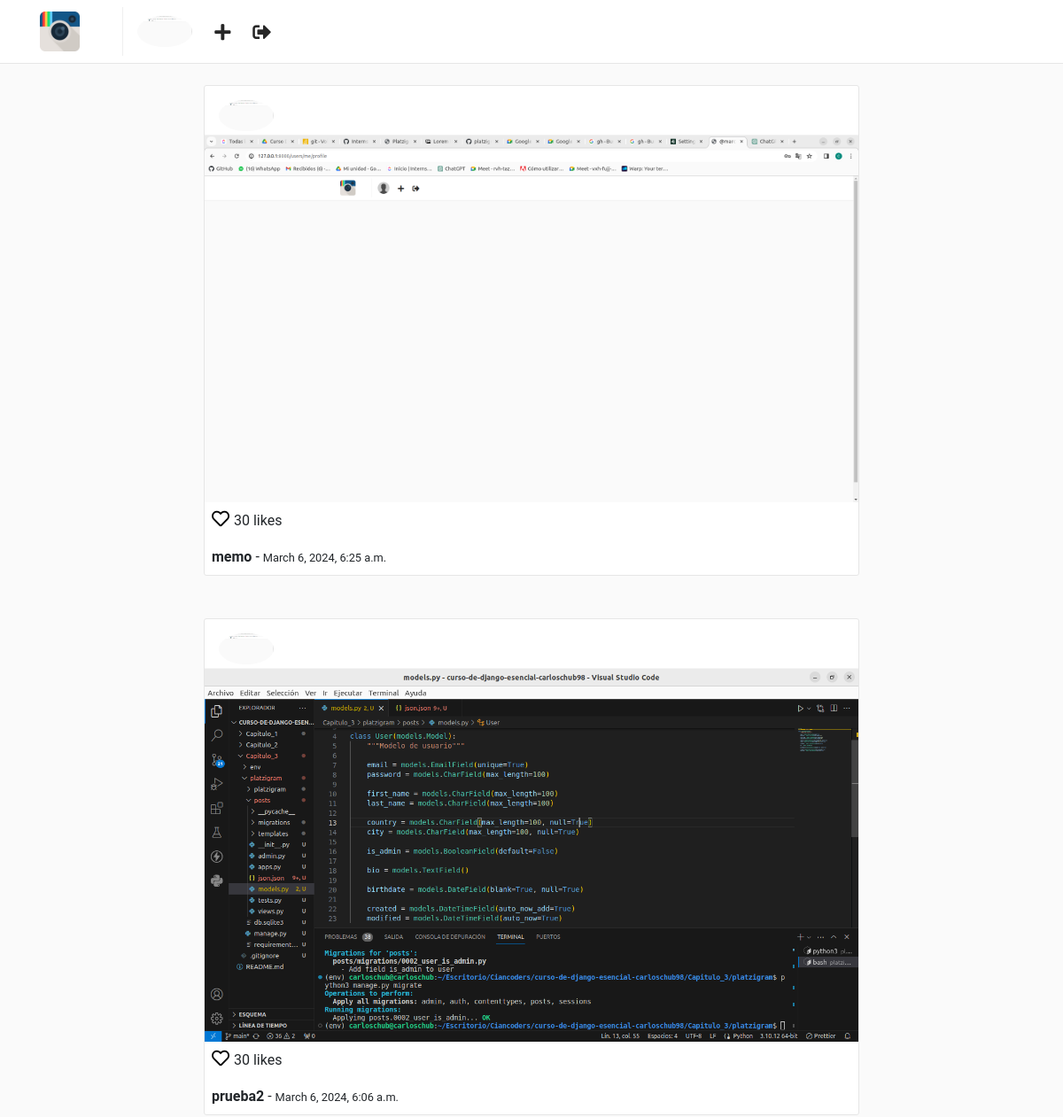
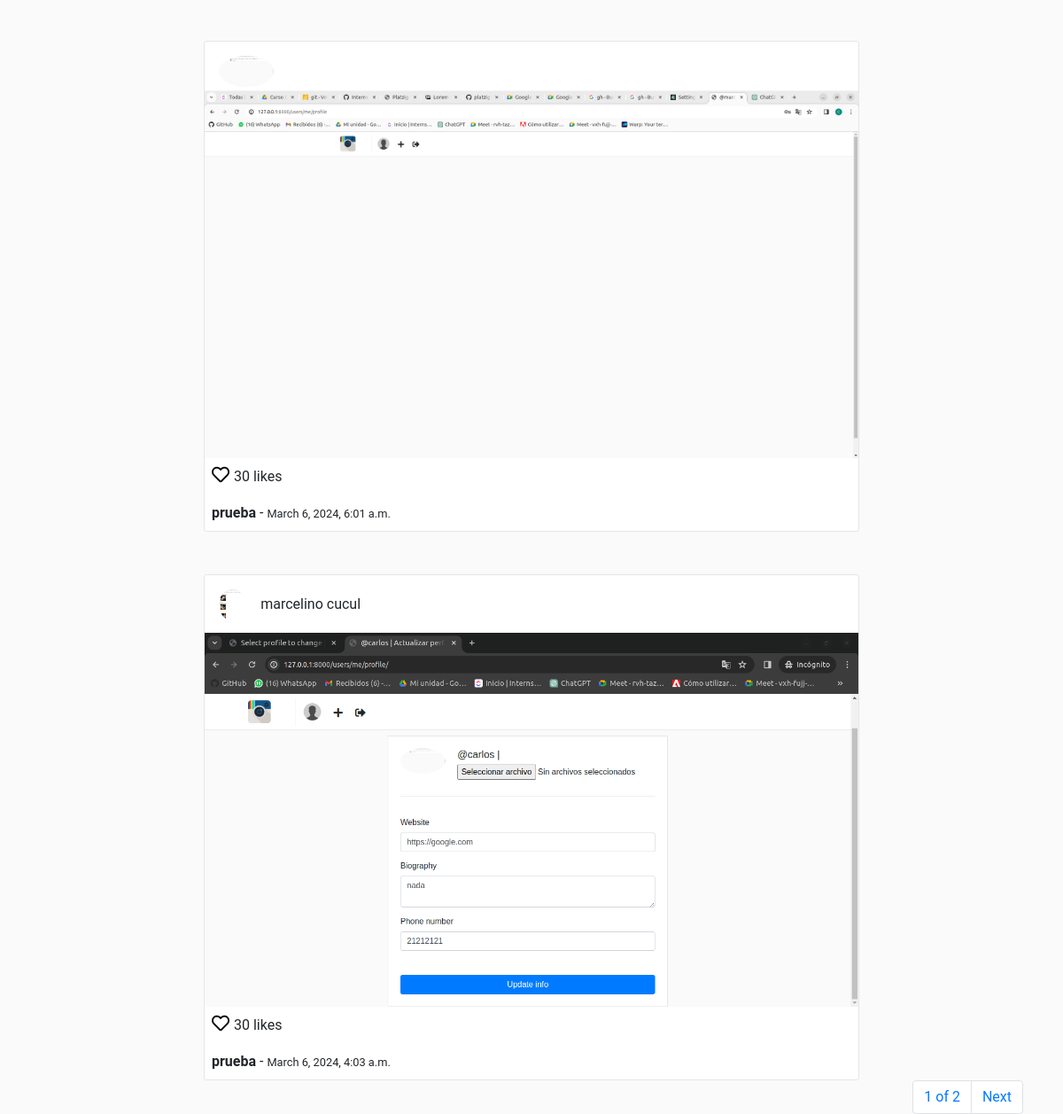
The app's page / (signed in) with its own data (2 pictures, top to bottom).
### users/models.py (models this page shows, shortened)
class Profile(models.Model):
    user = models.OneToOneField(User, on_delete=models.CASCADE)
    website = models.URLField(max_length=200, blank=True)
    biography = models.TextField(blank=True)
    phone_number = models.CharField(max_length=20, blank=True)
    picture = models.ImageField(upload_to='users/pictures', blank=True, null=True)
    created = models.DateTimeField(auto_now_add=True)
    modified = models.DateTimeField(auto_now=True)

### posts/models.py (models this page shows, shortened)
class Post(models.Model):
    user = models.ForeignKey(User, on_delete=models.CASCADE)
    profile = models.ForeignKey('users.Profile',on_delete=models.CASCADE)
    title = models.CharField(max_length=255)
    photo = models.ImageField(upload_to='posts/photos')
    created = models.DateTimeField(auto_now_add=True)
    modified = models.DateTimeField(auto_now=True)

### posts/views.py (the view)
class PostsFeedView(LoginRequiredMixin, ListView):
    template_name = 'posts/feed.html'
    model = Post
    ordering = ('-created',)
    paginate_by = 4
    context_object_name = 'posts'

### templates/posts/feed.html (shortened to what this page needs)
{% extends "base.html" %}
{% block container %}
    <div class="container">
        <div class="row">
            {% for post in posts %}
                {% include "posts/post_card.html" %}
            {% endfor %}
        </div>
    </div>
    {% include "pagination.html" %}
{% endblock %}

### templates/nav.html
{% load static %}
<nav class="navbar navbar-expand-lg fixed-top" id="main-navbar">
    <div class="container">
        <a class="navbar-brand pr-5" style="border-right: 1px solid #efefef;" href="{% url "posts:feed" %}">
            <img src="{% static "img/instagram.png" %}" height="45" class="d-inline-block align-top"/>
        </a>
        <div class="collapse navbar-collapse">
            <ul class="navbar-nav mr-auto">
                <li class="nav-item">
                    <a href="{% url "users:detail" request.user.username %}">
                        {% if request.user.profile.picture %}
                            <img src="{{ request.user.profile.picture.url }}" height="35" class="d-inline-block align-top rounded-circle"/>
                        {% else%}
                            <img src="{% static 'img/default-profile.png' %}" height="35" class="d-inline-block align-top rounded-circle"/>
                        {% endif %}
                    </a>
                </li>
                <li class="nav-item nav-icon">
                    <a href="{% url "posts:create" %}">
                        <i class="fas fa-plus"></i>
                    </a>
                </li>
                <li class="nav-item nav-icon">
                    <a href="{% url "users:logout" %}">
                        <i class="fas fa-sign-out-alt"></i>
                    </a>
                </li>
            </ul>
        </div>
    </div>
</nav>

### templates/posts/post_card.html
<div class="col-sm-12 col-md-8 offset-md-2 mt-5 p-0 post-container">
    <div class="media pt-3 pl-3 pb-1">
        <a href="{% url "users:detail" post.user.username %}">
            <img class="mr-3 rounded-circle" height="35" src="{{ post.profile.picture.url }}" alt="{{ post.user.get_full_name }}">
        </a>
        <div class="media-body">
            <p style="margin-top: 5px;">{{ post.user.get_full_name  }}</p>
        </div>
    </div>
    <img style="width: 100%;" src="{{ post.photo.url }}" alt="{{ post.title }}">
    <p class="mt-1 ml-2" >
        <a href="" style="color: #000; font-size: 20px;">
            <i class="far fa-heart"></i>
        </a> 30 likes
    </p>
    <p class="ml-2 mt-0 mb-2">
        <b>{{ post.title }}</b> - <small>{{ post.created }}</small>
    </p>
</div>

### static/css/main.css (style rules this page uses)
html, body { background: #fafafa; height: 100%; width: 100%; font-family: 'Roboto', sans-serif; }
#main-navbar { background: #fff; border-bottom: 1px solid rgba(0,0,0,.0975); }
.post-container { background: #fff; border: 1px solid #e6e6e6; border-radius: 3px; }
.nav-icon a { color: #262626; font-size: 1.3em; display: block; margin-top: .2em; margin-left: 1.2em; font-weight: 100; }

### records on screen
Post: profile.picture (picture), photo (picture), title "memo", created "March 6, 2024, 6:25 a.m."
Post: profile.picture (picture), photo (picture), title "prueba2", created "March 6, 2024, 6:06 a.m."
Post: profile.picture (picture), photo (picture), title "prueba", created "March 6, 2024, 6:01 a.m."
Post: profile.picture (picture), user.get_full_name "marcelino cucul", photo (picture), title "prueba", created "March 6, 2024, 4:03 a.m."

### other values on screen
{{ page_obj.number }} "1"
{{ page_obj.paginator.num_pages }} "2"
